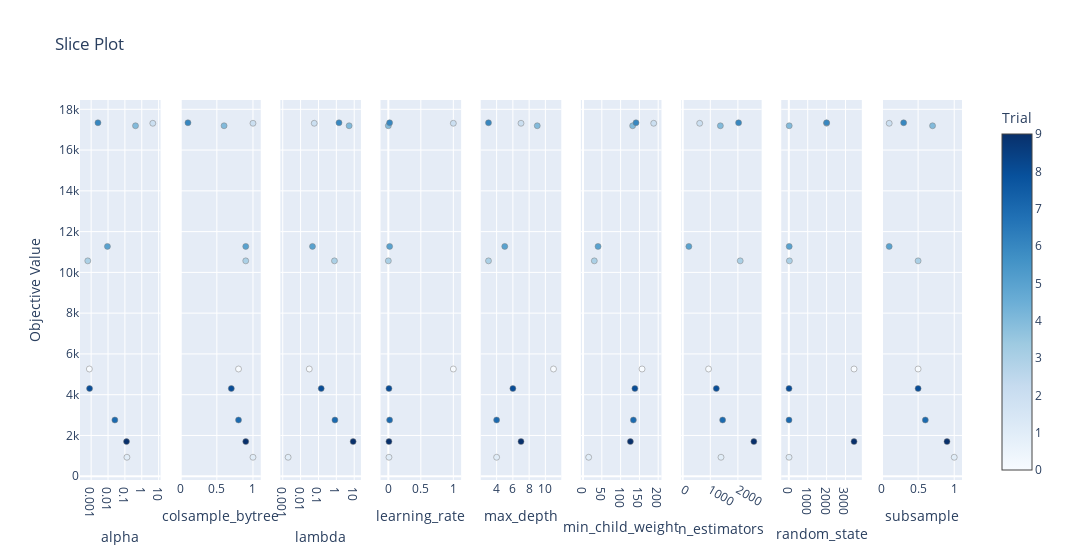

This figure's notebook cell:
### Code cell
optuna.visualization.plot_slice(study)

### Figure 1 — Plotly figure (JSON) as saved in the notebook; plotly's stock layout.template omitted (floating-point values rounded to 4 significant figures)
{"data": [{"marker": {"color": [0, 1, 2, 3, 4, 5, 6, 7, 8, 9], "colorbar": {"title": {"text": "Trial"}, "x": 1, "xpad": 40}, "colorscale": [[0, "rgb(247,251,255)"], [0.125, "rgb(222,235,247)"], [0.25, "rgb(198,219,239)"], [0.375, "rgb(158,202,225)"], [0.5, "rgb(107,174,214)"], [0.625, "rgb(66,146,198)"], [0.75, "rgb(33,113,181)"], [0.875, "rgb(8,81,156)"], [1, "rgb(8,48,107)"]], "line": {"color": "Grey", "width": 0.5}, "showscale": true}, "mode": "markers", "showlegend": false, "type": "scatter", "x": [0.0007841, 0.132, 4.516, 0.0006308, 0.4258, 0.009224, 0.002531, 0.02539, 0.0008051, 0.125], "xaxis": "x", "y": [5261.0, 931.2, 17310.0, 10570.0, 17190.0, 11270.0, 17340.0, 2758.0, 4303.0, 1699.0], "yaxis": "y"}, {"marker": {"color": [0, 1, 2, 3, 4, 5, 6, 7, 8, 9], "colorbar": {"title": {"text": "Trial"}, "x": 1, "xpad": 40}, "colorscale": [[0, "rgb(247,251,255)"], [0.125, "rgb(222,235,247)"], [0.25, "rgb(198,219,239)"], [0.375, "rgb(158,202,225)"], [0.5, "rgb(107,174,214)"], [0.625, "rgb(66,146,198)"], [0.75, "rgb(33,113,181)"], [0.875, "rgb(8,81,156)"], [1, "rgb(8,48,107)"]], "line": {"color": "Grey", "width": 0.5}, "showscale": false}, "mode": "markers", "showlegend": false, "type": "scatter", "x": [0.8, 1, 1, 0.9, 0.6, 0.9, 0.1, 0.8, 0.7, 0.9], "xaxis": "x2", "y": [5261.0, 931.2, 17310.0, 10570.0, 17190.0, 11270.0, 17340.0, 2758.0, 4303.0, 1699.0], "yaxis": "y2"}, {"marker": {"color": [0, 1, 2, 3, 4, 5, 6, 7, 8, 9], "colorbar": {"title": {"text": "Trial"}, "x": 1, "xpad": 40}, "colorscale": [[0, "rgb(247,251,255)"], [0.125, "rgb(222,235,247)"], [0.25, "rgb(198,219,239)"], [0.375, "rgb(158,202,225)"], [0.5, "rgb(107,174,214)"], [0.625, "rgb(66,146,198)"], [0.75, "rgb(33,113,181)"], [0.875, "rgb(8,81,156)"], [1, "rgb(8,48,107)"]], "line": {"color": "Grey", "width": 0.5}, "showscale": false}, "mode": "markers", "showlegend": false, "type": "scatter", "x": [0.03054, 0.002005, 0.05788, 0.7834, 5.192, 0.04617, 1.407, 0.8324, 0.1423, 8.717], "xaxis": "x3", "y": [5261.0, 931.2, 17310.0, 10570.0, 17190.0, 11270.0, 17340.0, 2758.0, 4303.0, 1699.0], "yaxis": "y3"}, {"marker": {"color": [0, 1, 2, 3, 4, 5, 6, 7, 8, 9], "colorbar": {"title": {"text": "Trial"}, "x": 1, "xpad": 40}, "colorscale": [[0, "rgb(247,251,255)"], [0.125, "rgb(222,235,247)"], [0.25, "rgb(198,219,239)"], [0.375, "rgb(158,202,225)"], [0.5, "rgb(107,174,214)"], [0.625, "rgb(66,146,198)"], [0.75, "rgb(33,113,181)"], [0.875, "rgb(8,81,156)"], [1, "rgb(8,48,107)"]], "line": {"color": "Grey", "width": 0.5}, "showscale": false}, "mode": "markers", "showlegend": false, "type": "scatter", "x": [1, 0.01, 1, 0.0003, 1e-05, 0.02, 0.02, 0.02, 0.01, 0.01], "xaxis": "x4", "y": [5261.0, 931.2, 17310.0, 10570.0, 17190.0, 11270.0, 17340.0, 2758.0, 4303.0, 1699.0], "yaxis": "y4"}, {"marker": {"color": [0, 1, 2, 3, 4, 5, 6, 7, 8, 9], "colorbar": {"title": {"text": "Trial"}, "x": 1, "xpad": 40}, "colorscale": [[0, "rgb(247,251,255)"], [0.125, "rgb(222,235,247)"], [0.25, "rgb(198,219,239)"], [0.375, "rgb(158,202,225)"], [0.5, "rgb(107,174,214)"], [0.625, "rgb(66,146,198)"], [0.75, "rgb(33,113,181)"], [0.875, "rgb(8,81,156)"], [1, "rgb(8,48,107)"]], "line": {"color": "Grey", "width": 0.5}, "showscale": false}, "mode": "markers", "showlegend": false, "type": "scatter", "x": [11, 4, 7, 3, 9, 5, 3, 4, 6, 7], "xaxis": "x5", "y": [5261.0, 931.2, 17310.0, 10570.0, 17190.0, 11270.0, 17340.0, 2758.0, 4303.0, 1699.0], "yaxis": "y5"}, {"marker": {"color": [0, 1, 2, 3, 4, 5, 6, 7, 8, 9], "colorbar": {"title": {"text": "Trial"}, "x": 1, "xpad": 40}, "colorscale": [[0, "rgb(247,251,255)"], [0.125, "rgb(222,235,247)"], [0.25, "rgb(198,219,239)"], [0.375, "rgb(158,202,225)"], [0.5, "rgb(107,174,214)"], [0.625, "rgb(66,146,198)"], [0.75, "rgb(33,113,181)"], [0.875, "rgb(8,81,156)"], [1, "rgb(8,48,107)"]], "line": {"color": "Grey", "width": 0.5}, "showscale": false}, "mode": "markers", "showlegend": false, "type": "scatter", "x": [157, 15, 188, 30, 132, 40, 141, 134, 138, 126], "xaxis": "x6", "y": [5261.0, 931.2, 17310.0, 10570.0, 17190.0, 11270.0, 17340.0, 2758.0, 4303.0, 1699.0], "yaxis": "y6"}, {"marker": {"color": [0, 1, 2, 3, 4, 5, 6, 7, 8, 9], "colorbar": {"title": {"text": "Trial"}, "x": 1, "xpad": 40}, "colorscale": [[0, "rgb(247,251,255)"], [0.125, "rgb(222,235,247)"], [0.25, "rgb(198,219,239)"], [0.375, "rgb(158,202,225)"], [0.5, "rgb(107,174,214)"], [0.625, "rgb(66,146,198)"], [0.75, "rgb(33,113,181)"], [0.875, "rgb(8,81,156)"], [1, "rgb(8,48,107)"]], "line": {"color": "Grey", "width": 0.5}, "showscale": false}, "mode": "markers", "showlegend": false, "type": "scatter", "x": [937, 1387, 615, 2084, 1365, 222, 2025, 1447, 1218, 2579], "xaxis": "x7", "y": [5261.0, 931.2, 17310.0, 10570.0, 17190.0, 11270.0, 17340.0, 2758.0, 4303.0, 1699.0], "yaxis": "y7"}, {"marker": {"color": [0, 1, 2, 3, 4, 5, 6, 7, 8, 9], "colorbar": {"title": {"text": "Trial"}, "x": 1, "xpad": 40}, "colorscale": [[0, "rgb(247,251,255)"], [0.125, "rgb(222,235,247)"], [0.25, "rgb(198,219,239)"], [0.375, "rgb(158,202,225)"], [0.5, "rgb(107,174,214)"], [0.625, "rgb(66,146,198)"], [0.75, "rgb(33,113,181)"], [0.875, "rgb(8,81,156)"], [1, "rgb(8,48,107)"]], "line": {"color": "Grey", "width": 0.5}, "showscale": false}, "mode": "markers", "showlegend": false, "type": "scatter", "x": [3454, 10, 2000, 30, 20, 20, 2000, 10, 10, 3454], "xaxis": "x8", "y": [5261.0, 931.2, 17310.0, 10570.0, 17190.0, 11270.0, 17340.0, 2758.0, 4303.0, 1699.0], "yaxis": "y8"}, {"marker": {"color": [0, 1, 2, 3, 4, 5, 6, 7, 8, 9], "colorbar": {"title": {"text": "Trial"}, "x": 1, "xpad": 40}, "colorscale": [[0, "rgb(247,251,255)"], [0.125, "rgb(222,235,247)"], [0.25, "rgb(198,219,239)"], [0.375, "rgb(158,202,225)"], [0.5, "rgb(107,174,214)"], [0.625, "rgb(66,146,198)"], [0.75, "rgb(33,113,181)"], [0.875, "rgb(8,81,156)"], [1, "rgb(8,48,107)"]], "line": {"color": "Grey", "width": 0.5}, "showscale": false}, "mode": "markers", "showlegend": false, "type": "scatter", "x": [0.5, 1, 0.1, 0.5, 0.7, 0.1, 0.3, 0.6, 0.5, 0.9], "xaxis": "x9", "y": [5261.0, 931.2, 17310.0, 10570.0, 17190.0, 11270.0, 17340.0, 2758.0, 4303.0, 1699.0], "yaxis": "y9"}], "layout": {"title": {"text": "Slice Plot"}, "width": 2700, "xaxis": {"anchor": "y", "domain": [0, 0.09136], "title": {"text": "alpha"}, "type": "log"}, "xaxis2": {"anchor": "y2", "domain": [0.1136, 0.2049], "title": {"text": "colsample_bytree"}}, "xaxis3": {"anchor": "y3", "domain": [0.2272, 0.3185], "title": {"text": "lambda"}, "type": "log"}, "xaxis4": {"anchor": "y4", "domain": [0.3407, 0.4321], "title": {"text": "learning_rate"}}, "xaxis5": {"anchor": "y5", "domain": [0.4543, 0.5457], "title": {"text": "max_depth"}}, "xaxis6": {"anchor": "y6", "domain": [0.5679, 0.6593], "title": {"text": "min_child_weight"}}, "xaxis7": {"anchor": "y7", "domain": [0.6815, 0.7728], "title": {"text": "n_estimators"}}, "xaxis8": {"anchor": "y8", "domain": [0.7951, 0.8864], "title": {"text": "random_state"}}, "xaxis9": {"anchor": "y9", "domain": [0.9086, 1], "title": {"text": "subsample"}}, "yaxis": {"anchor": "x", "domain": [0, 1], "title": {"text": "Objective Value"}}, "yaxis2": {"anchor": "x2", "domain": [0, 1], "matches": "y", "showticklabels": false}, "yaxis3": {"anchor": "x3", "domain": [0, 1], "matches": "y", "showticklabels": false}, "yaxis4": {"anchor": "x4", "domain": [0, 1], "matches": "y", "showticklabels": false}, "yaxis5": {"anchor": "x5", "domain": [0, 1], "matches": "y", "showticklabels": false}, "yaxis6": {"anchor": "x6", "domain": [0, 1], "matches": "y", "showticklabels": false}, "yaxis7": {"anchor": "x7", "domain": [0, 1], "matches": "y", "showticklabels": false}, "yaxis8": {"anchor": "x8", "domain": [0, 1], "matches": "y", "showticklabels": false}, "yaxis9": {"anchor": "x9", "domain": [0, 1], "matches": "y", "showticklabels": false}}}
